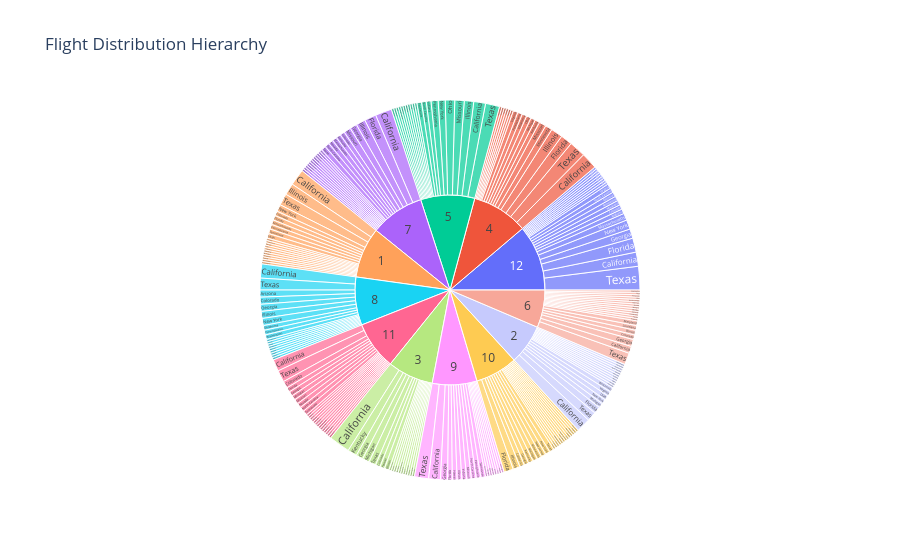

The notebook cell saved with this chart:
### Markdown cell above
Let us represent the hierarchical view in othe order of month and destination state holding value of number of flights

This plot should contain the following

*  Define hierarchy of sectors from root to leaves in `path` parameter. Here, we go from `Month` to `DestStateName` feature.
*   Set sector values in `values` parameter. Here, we can pass in `Flights` feature.
*   Show the figure.
*   Title as **Flight Distribution Hierarchy**

### Code cell
# Define path as Month and DestStateName and values as Flights.
fig = px.sunburst(data, path=['Month', 'DestStateName'], values='Flights',title='Flight Distribution Hierarchy')
fig.show()

### Figure 1 — Plotly figure (JSON) as saved in the notebook; plotly's stock layout.template omitted (floating-point values rounded to 4 significant figures; data arrays with more than 128 entries replaced by an {"elided": "..."} marker saying what was removed)
{"data": [{"branchvalues": "total", "domain": {"x": [0, 1], "y": [0, 1]}, "hovertemplate": "labels=%{label}<br>Flights=%{value}<br>parent=%{parent}<br>id=%{id}<extra></extra>", "ids": {"elided": "260 str values"}, "labels": {"elided": "260 str values"}, "name": "", "parents": {"elided": "260 str values"}, "type": "sunburst", "values": {"elided": "260 int values"}}], "layout": {"legend": {"tracegroupgap": 0}, "title": {"text": "Flight Distribution Hierarchy"}}}
